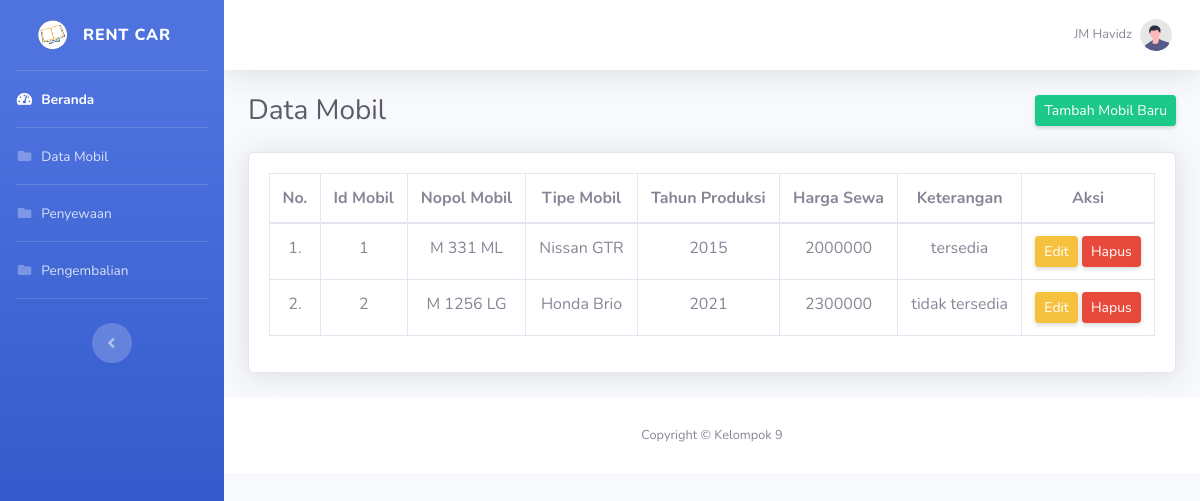
Before: /data_mobil_admin.php (signed in) with the older database file.
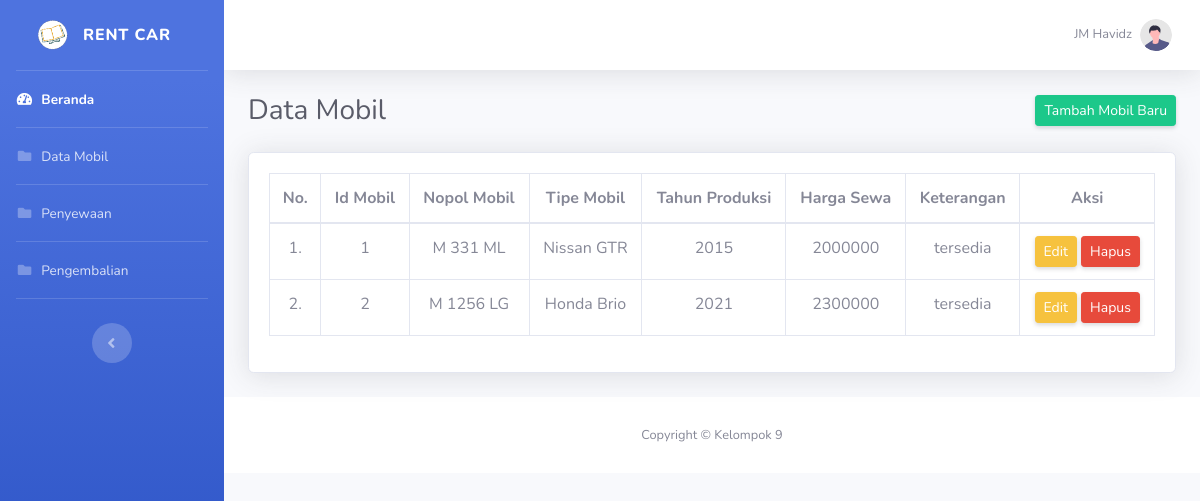
After: the same page with the newer database file.
### tables this page shows
CREATE TABLE `mobil` (
  `id_mobil` int(11) NOT NULL,
  `nopol_mobil` varchar(100) NOT NULL,
  `tipe_mobil` varchar(100) NOT NULL,
  `tahun_produksi` int(11) NOT NULL,
  `harga_sewa` int(11) NOT NULL,
  `keterangan` varchar(100) NOT NULL
);

### data_mobil_admin.php (the view, shortened to what the changed rows need)
<!DOCTYPE html>
<?php
include "connection/koneksi.php";
$id = $_SESSION['id_admin'];
if(isset ($_SESSION['username'])){
    $query = "select * from admin natural join level_user where id_admin = $id";
    mysqli_query($conn, $query);
    $sql = mysqli_query($conn, $query);
    while($r = mysqli_fetch_array($sql)){
?>
<html lang="en">
<head>
    <link href="vendor/fontawesome-free/css/all.min.css" rel="stylesheet" type="text/css">
    <link href="css/sb-admin-2.min.css" rel="stylesheet">
    <link href="css/arabic.css" rel="stylesheet" >
</head>
<body id="page-top">
    <div id="wrapper">
        <ul class="navbar-nav bg-gradient-primary sidebar sidebar-dark accordion" id="accordionSidebar">
        <?php
            if($r['id_level'] == 1){
        ?>
            <a class="sidebar-brand d-flex align-items-center justify-content-center" href="beranda.php">
                <div class="sidebar-brand-icon rotate-n-15">
                    <img src="img/dashboard.png" width="30px" height="30px">
                </div>
                <div class="sidebar-brand-text mx-3">Rent Car</div>
            </a>
            <hr class="sidebar-divider my-0">
            <li class="nav-item active">
                <a class="nav-link" href="beranda.php">
                    <i class="fas fa-fw fa-tachometer-alt"></i>
                    <span>Beranda</span>
                </a>
            </li>
            <hr class="sidebar-divider my-0">
            <li class="nav-item">
                <a class="nav-link" href="data_mobil.php">
                    <i class="fas fa-fw fa-folder"></i>
                    <span>Data Mobil</span>
                </a>
            </li>
            <hr class="sidebar-divider my-0">
            <li class="nav-item">
                <a class="nav-link" href="peminjaman.php">
                    <i class="fas fa-fw fa-folder"></i>
                    <span>Penyewaan</span>
                </a>
            </li>
            <hr class="sidebar-divider my-0">
            <li class="nav-item">
                <a class="nav-link" href="pengembalian.php">
                    <i class="fas fa-fw fa-folder"></i>
                    <span>Pengembalian</span>
                </a>
            </li>
            <hr class="sidebar-divider my-0">
            <br>
            <div class="text-center d-none d-md-inline">
                <button class="rounded-circle border-0" id="sidebarToggle"></button>
            </div>
        <?php
            } else if($r['id_level'] == 2){
        ?>
            <a class="sidebar-brand d-flex align-items-center justify-content-center" href="beranda.php">
                <div class="sidebar-brand-icon">
                    <img src="img/icon.png" width="30px" height="30px">
                </div>
                <div class="sidebar-brand-text mx-3">Rent Car</div>
            </a>
            <hr class="sidebar-divider my-0">
            <li class="nav-item">
                <a class="nav-link" href="beranda.php">
                    <i class="fas fa-fw fa-tachometer-alt"></i>
                    <span>Beranda</span>
                </a>
            </li>
            <hr class="sidebar-divider my-0">
            <li class="nav-item active">
                <a class="nav-link" href="data_mobil_admin.php">
                    <img alt="Image placeholder" src="img/mobil.png">
                    <span>Data Mobil</span>
                </a>
            </li>
            <hr class="sidebar-divider my-0">
            <li class="nav-item">
                <a class="nav-link" href="data_transaksi.php">
                    <img alt="Image placeholder" src="img/pinjam.png">
                    <span>Data Transaksi</span>
                </a>
            </li>
            <hr class="sidebar-divider my-0">
            <br>
            <div class="text-center d-none d-md-inline">
                <button class="rounded-circle border-0" id="sidebarToggle"></button>
            </div>
        <?php
            }
        ?>
        </ul>
        <div id="content-wrapper" class="d-flex flex-column">
            <div id="content">
                <nav class="navbar navbar-expand navbar-light bg-white topbar mb-4 static-top shadow">
                    <ul class="navbar-nav ml-auto">
                        <li class="nav-item dropdown no-arrow">
                            <a class="nav-link dropdown-toggle" href="#" id="userDropdown" role="button"
                                data-toggle="dropdown" aria-haspopup="true" aria-expanded="false">
                                <span class="mr-2 d-none d-lg-inline text-gray-600 small"><?php echo $r['nama'];?></span>
                                <img class="img-profile rounded-circle"
                                    src="img/undraw_profile.svg">
                            </a>
                        </li>
                    </ul>
                </nav>
            <div class="container-fluid">
                <div class="d-sm-flex align-items-center justify-content-between mb-4">
                    <h1 class="h3 mb-0 text-gray-800">Data Mobil</h1>
                    <a href="tambah_mobil.php" class="d-none d-sm-inline-block btn btn-sm btn-success shadow-sm">Tambah Mobil Baru</a>
                </div>
                <section class="mar-top--x-3 mar-bottom--x-5">
                    <div class="card shadow mb-4">
                        <div class="card-body">
                            <div class="table-responsive">
                            <?php
                            $query_data_mobil = "SELECT * FROM mobil";
                            $sql_data_mobil = mysqli_query($conn, $query_data_mobil);
                            $no = 1;
                            ?>
                                <table class="table table-bordered" id="dataTable" width="100%" cellspacing="0">
                                    <thead align="center">
                                        <tr>
                                            <th>No.</th>
                                            <th>Id Mobil</th>
                                            <th>Nopol Mobil</th>
                                            <th>Tipe Mobil</th>
                                            <th>Tahun Produksi</th>
                                            <th>Harga Sewa</th>
                                            <th>Keterangan</th>
                                            <th>Aksi</th>
                                        </tr>
                                    </thead>
                                    <tbody align="center">
                                    <?php
                                        while($r_dt_mobil = mysqli_fetch_array($sql_data_mobil)){
                                    ?>
                                        <tr class="odd gradeX">
                                        <td><center><?php echo $no++; ?>.</center></td>
                                        <td><?php echo $r_dt_mobil['id_mobil']; ?></td>
                                        <td><?php echo $r_dt_mobil['nopol_mobil']; ?></td>
                                        <td><?php echo $r_dt_mobil['tipe_mobil']; ?></td>
                                        <td><?php echo $r_dt_mobil['tahun_produksi']; ?></td>
                                        <td><?php echo $r_dt_mobil['harga_sewa']; ?></td>
                                        <td><?php echo $r_dt_mobil['keterangan']; ?></td>
                                        <td>
                                        <button class="d-none d-sm-inline-block btn btn-sm btn-warning shadow-sm"data-toggle="modal" data-target="#editModal<?php echo $r_dt_mobil['id_mobil']; ?>">Edit</button>
                                            <button class="d-none d-sm-inline-block btn btn-sm btn-danger shadow-sm" data-toggle="modal" data-target="#hapusModal<?php echo $r_dt_mobil['id_mobil']; ?>">Hapus</button>
                                        </td>
                                        </tr>
                                    <?php
                                        }
                                    ?>
                                    </tbody>
                                </table>
                            </div>
                        </div>
                    </div>
                </section>
            </div>
            <footer class="sticky-footer bg-white">
                <div class="container my-auto">
                    <div class="copyright text-center my-auto">
                        <span>Copyright &copy; Kelompok 9</span>
                    </div>
                </div>
            </footer>
        </div>
    </div>
</body>
</html>
<?php
  }
} else {
  header('location: logout.php');
}
?>

Changed rows visible on the page:
changed mobil "M 1256 LG": keterangan "tidak tersedia" → "tersedia"
